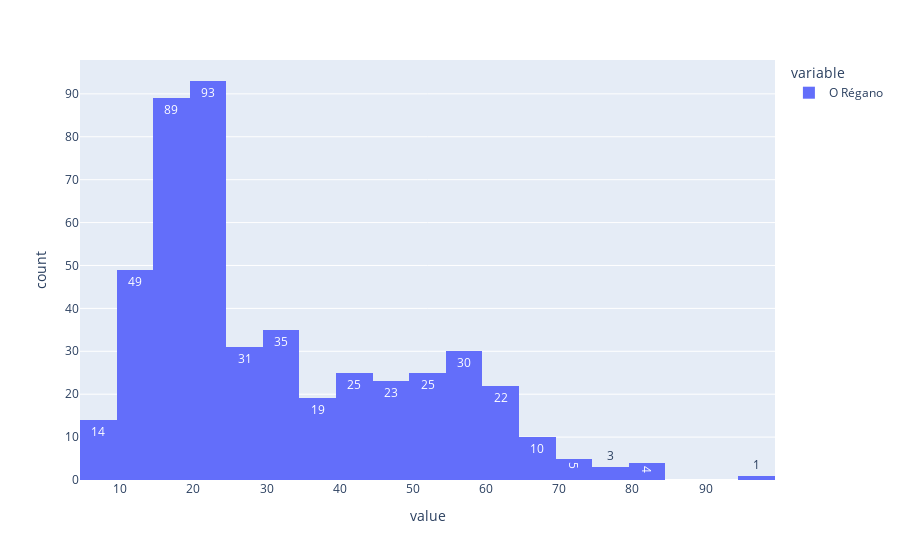

Notebook cell for this chart:
### Markdown cell above
# Gráfico histograma

### Code cell
px.histogram(dados["O Régano"], text_auto=True)

### Figure 1 — Plotly figure (JSON) as saved in the notebook; plotly's stock layout.template omitted (floating-point values rounded to 4 significant figures; data arrays with more than 128 entries replaced by an {"elided": "..."} marker saying what was removed)
{"data": [{"alignmentgroup": "True", "bingroup": "x", "hovertemplate": "variable=O Régano<br>value=%{x}<br>count=%{y}<extra></extra>", "legendgroup": "O Régano", "marker": {"color": "#636efa", "pattern": {"shape": ""}}, "name": "O Régano", "offsetgroup": "O Régano", "orientation": "v", "showlegend": true, "texttemplate": "%{value}", "type": "histogram", "x": {"elided": "478 int values"}, "xaxis": "x", "yaxis": "y"}], "layout": {"barmode": "relative", "legend": {"title": {"text": "variable"}, "tracegroupgap": 0}, "margin": {"t": 60}, "xaxis": {"anchor": "y", "domain": [0, 1], "title": {"text": "value"}}, "yaxis": {"anchor": "x", "domain": [0, 1], "title": {"text": "count"}}}}
